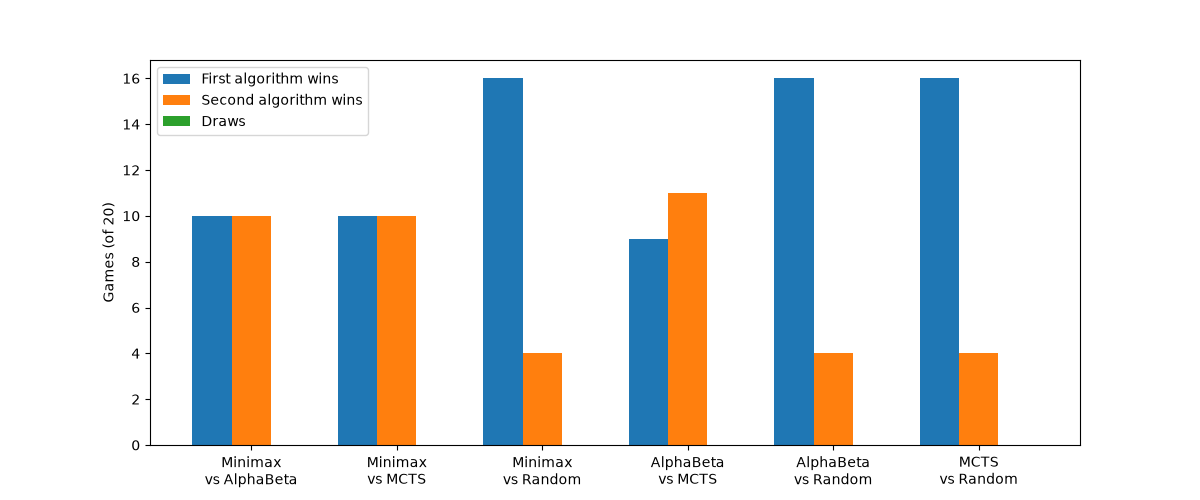

The Python source for this figure:
import time, random, itertools
import battle
from battle import apply, actions, winner, best
from mcts import mcts
from teams import random_teams, make_state

PLAYERS = {
    "Minimax": lambda s: best(s, 6, False),
    "AlphaBeta": lambda s: best(s, 6, True),
    "MCTS": lambda s: mcts(s, 200),
    "Random": lambda s: random.choice(actions(s)),
}

def play(p, s, cap=60):
    turns, times = 0, [[], []]
    while winner(s) is None and turns < cap:
        t = s[2]
        t0 = time.perf_counter()
        a = p[t](s)
        times[t].append(time.perf_counter() - t0)
        s = apply(s, a)
        turns += 1
    return winner(s), turns, times

def match(n1, n2, games=20, seed=0):
    rn = random.Random(seed)
    r = {"w1": 0, "w2": 0, "draw": 0, "turns": 0, "t1": [], "t2": []}
    for _ in range(games // 4):
        A, B = random_teams(rn)
        for mine, theirs in ((A, B), (B, A)):
            for first in (0, 1):
                w, turns, times = play((PLAYERS[n1], PLAYERS[n2]), make_state(mine, theirs, first))
                r["turns"] += turns; r["t1"] += times[0]; r["t2"] += times[1]
                if w is None: r["draw"] += 1
                elif w == 0: r["w1"] += 1
                else: r["w2"] += 1
    return r

if __name__ == "__main__":
    import matplotlib.pyplot as plt
    labels, w1, w2, dr = [], [], [], []
    avg = lambda l: 1000 * sum(l) / max(1, len(l))
    for n1, n2 in itertools.combinations(PLAYERS, 2):
        battle.STATS[:] = [0, 0]
        r = match(n1, n2)
        print(f"{n1} vs {n2}: {r['w1']}-{r['w2']} draws {r['draw']} | avg turns {r['turns']/20:.1f} | "
              f"ms/move {avg(r['t1']):.1f} vs {avg(r['t2']):.1f} | nodes {battle.STATS[0]} pruned {battle.STATS[1]}")
        labels.append(f"{n1}\nvs {n2}")
        w1.append(r["w1"]); w2.append(r["w2"]); dr.append(r["draw"])
    x = range(len(labels))
    plt.figure(figsize=(12, 5))
    plt.bar([i - 0.27 for i in x], w1, 0.27, label="First algorithm wins")
    plt.bar(list(x), w2, 0.27, label="Second algorithm wins")
    plt.bar([i + 0.27 for i in x], dr, 0.27, label="Draws")
    plt.xticks(list(x), labels); plt.ylabel("Games (of 20)"); plt.legend()
    plt.savefig("tournament.png")
